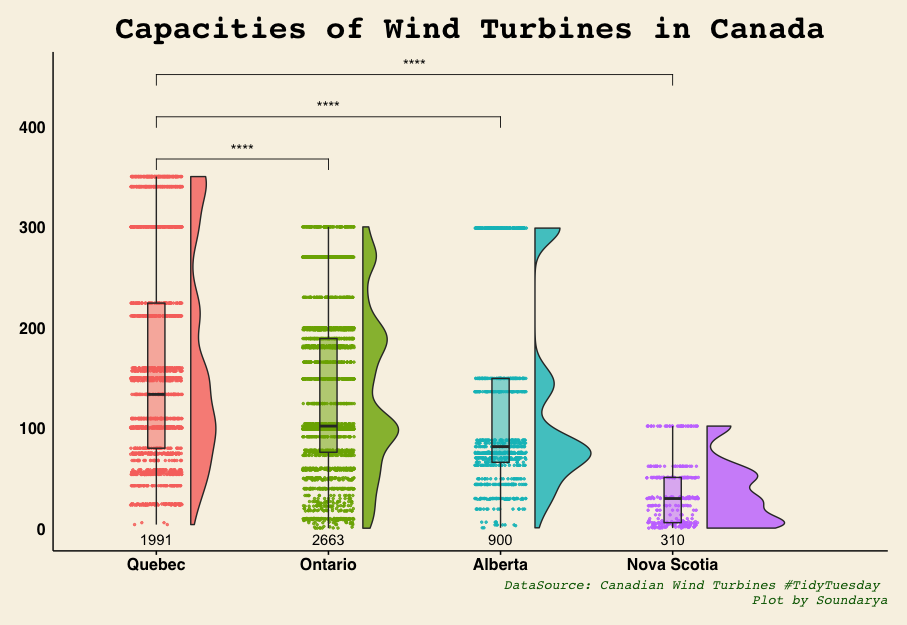

Source code (R):
#Loading libraries
library(readr)
library(tidyverse)
library(plyr)
library(ggpubr)
library(ggthemes)

#Read TidyTuesday Data
wind_turbine <- readr::read_csv('https://raw.githubusercontent.com/rfordatascience/tidytuesday/master/data/2020/2020-10-27/wind-turbine.csv')

#Arranging provinces by number of turbines
wind_turbine %>%
  group_by(province_territory)%>%
  summarise(ss=n())%>%
  arrange(desc(ss))

#selecting only top-4 
## making a list
province_list=c("Ontario", "Quebec", "Alberta", "Nova Scotia")

#using the list to subset data
wind_top<- wind_turbine %>%
  filter(province_territory %in%  province_list )
dim(wind_top)


my_theme = theme(plot.title = element_text(size=24,face="bold",hjust = 0.5),
                        plot.subtitle = element_text(size=18, hjust = 0.5),
                        plot.caption = element_text(color="darkgreen", face="italic",size=10),
                        legend.position = "bottom",
                   panel.border = element_blank(),
                 panel.grid.minor = element_blank(),
                 panel.grid.major = element_blank(),
                 axis.line.x = element_line(colour = 'black', size=0.5, linetype='solid'),
                 axis.line.y = element_line(colour = 'black', size=0.5, linetype='solid'))



# lets try RainCloud plots :-)
#link: https://micahallen.org/2018/03/15/introducing-raincloud-plots/

summary_stats<- ddply(wind_top, ~province_territory, 
              summarise, mean = mean(total_project_capacity_mw), sd = sd(total_project_capacity_mw))

head(summary_stats)
# Quebec has the highest mean total capacity of power, based on which i am deciding the comparisons
my_comparisons <- list(c("Quebec", "Ontario"),c("Quebec", "Alberta"),c("Quebec", "Nova Scotia"))

#running stats
compare_means(total_project_capacity_mw~province_territory,
              wind_top, method = "t.test")

#creating factor levels
wind_top$province_territory<- factor(wind_top$province_territory,
                                     levels = c("Quebec","Ontario", "Alberta", "Nova Scotia"))
#sample size to include in the plot
wind_top_n<- wind_top %>%
  group_by(province_territory)%>%
  summarise(ss=n())

#Lets make rainclouds :-)
rcplot <- ggplot(data = wind_top, 
                  aes(y = total_project_capacity_mw, x = province_territory, fill = province_territory)) +
  geom_flat_violin(position = position_nudge(x = .2, y = 0), alpha = .8) +
  geom_point(aes(y = total_project_capacity_mw, color = province_territory), position = position_jitter(width = .15), size = .5, alpha = 0.8) +
  geom_boxplot(width = .1, guides = FALSE, outlier.shape = NA, alpha = 0.5) +
  expand_limits(x = 5.25) +
  stat_compare_means(comparisons = my_comparisons,
                     method = "t.test",
                     aes(label=..p.signif..))+
  guides(fill = FALSE) +
  guides(color = FALSE) +
  geom_text(data = wind_top_n,aes(label=ss),y=-10)+
  theme_wsj()+
  my_theme+
  labs(x="Canadian Provinces",
       y="Capacity (in Mega Watts)",
       title = "Capacities of Wind Turbines in Canada",
       caption = "DataSource: Canadian Wind Turbines #TidyTuesday \n Plot by Soundarya")

#Here it is..!!
rcplot


# Hurrrraaaayyyy:-))))
#Saving my first rain clouds:-))
ggsave("RainCloudPlots_WindTurbinesCanada.png")
